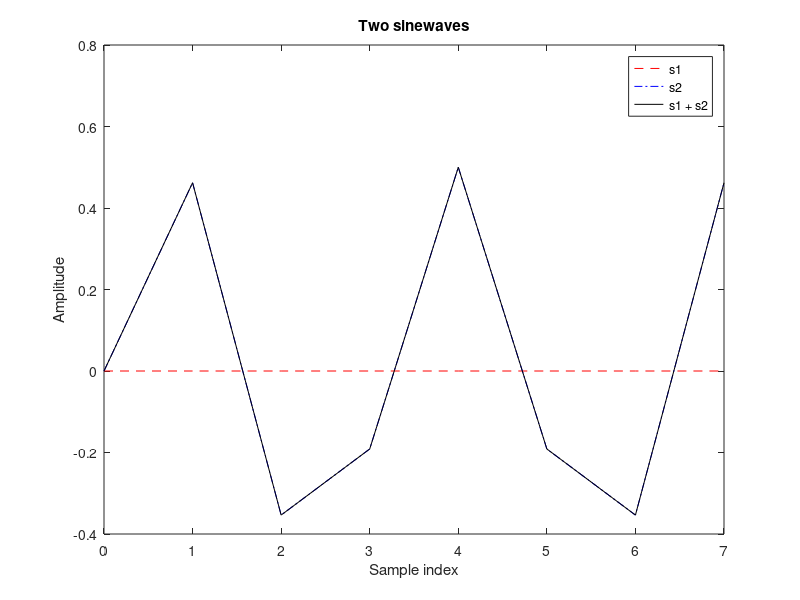
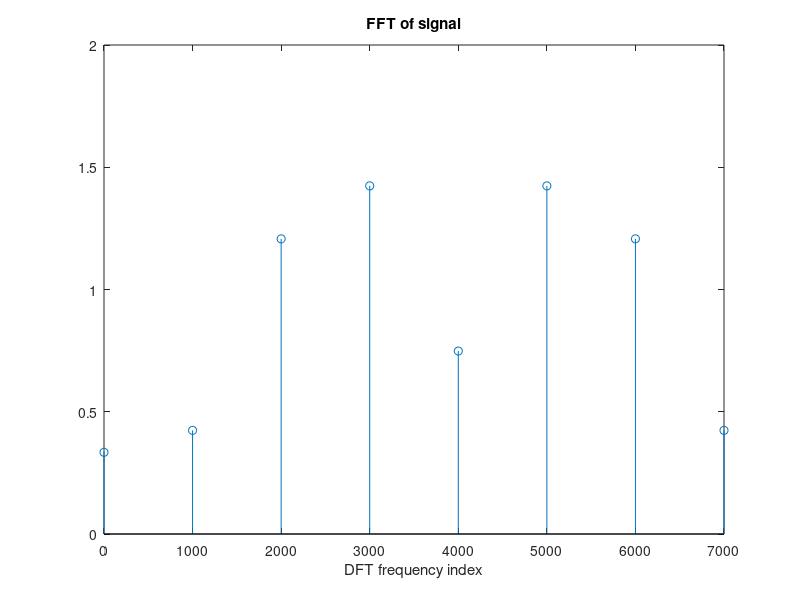

The MATLAB source for these figures, in order:
close all;
clear;
fs = 8000;
f1 = 0000;
f2 = 2500;
A1 = 1;
A2 = 0.5;
N = 8;
 
t = 0:(N-1);
s1 = A1*sin(2*pi*(f1/fs)*t);
s2 = A2*sin(2*pi*(f2/fs)*t);
s = s1 + s2;
 
%% Plot signals
h = figure;
plot(t, s1, 'r--');
hold on;
plot(t, s2, 'b-.');
plot(t, s, 'k-');
xlabel('Sample index');
ylabel('Amplitude');
title('Two sinewaves');
legend('s1', 's2', 's1 + s2');
print(h, '-dpng', 'lab7_sinewaves_c.png');
 
 
%% Compute/plot fft
ffs = fft(s);
fidx = (fs/N)*linspace(0, N-1, N);
h = figure;
stem(fidx, abs(ffs));
title('FFT of signal');
xlabel('DFT frequency index');
print(h, '-dpng', 'lab7_sinewaves_c_fft.png');